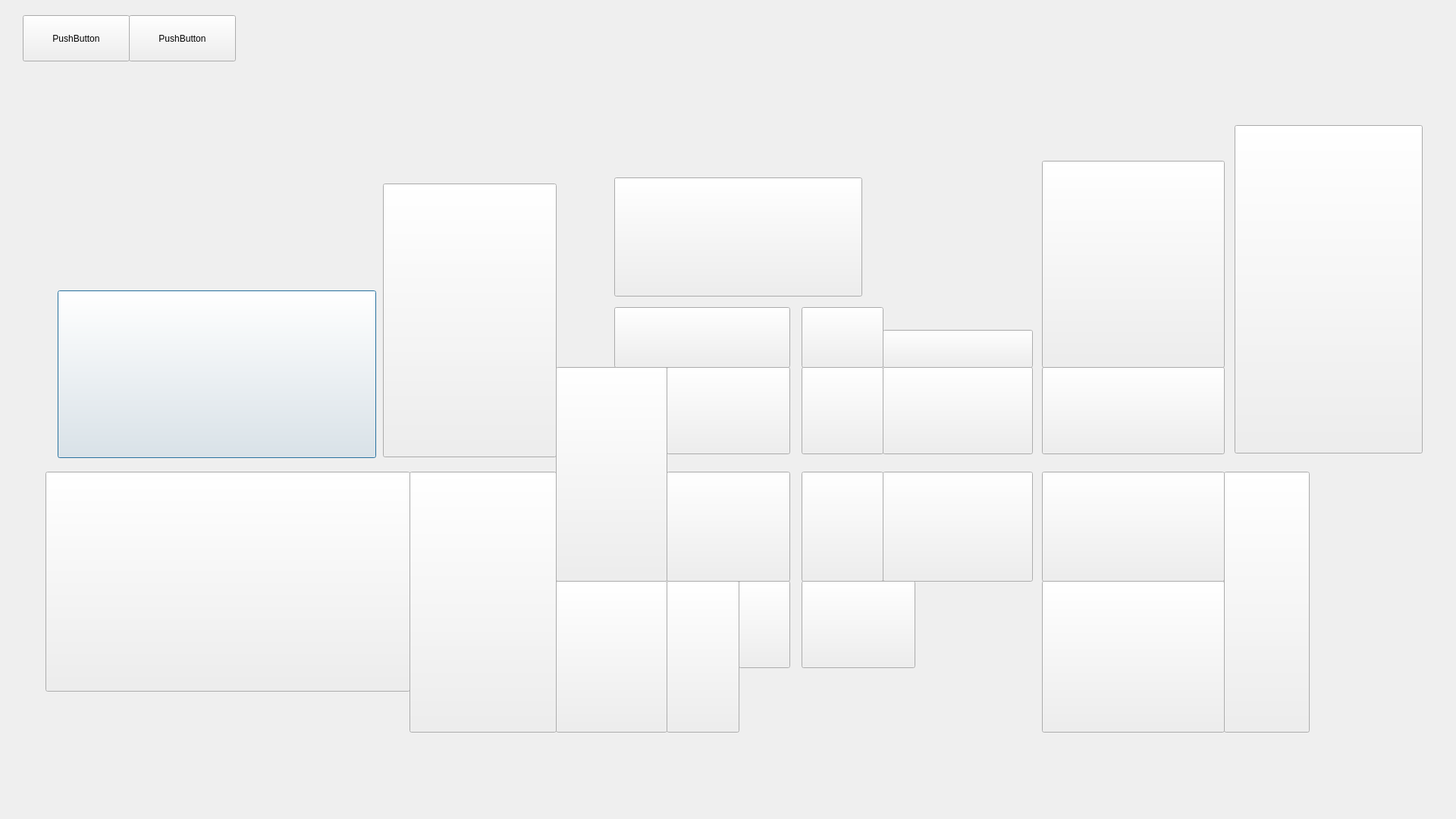
<?xml version="1.0" encoding="UTF-8"?>
<ui version="4.0">
 <class>MapWindow</class>
 <widget class="QDialog" name="MapWindow">
  <property name="geometry">
   <rect>
    <x>0</x>
    <y>0</y>
    <width>1920</width>
    <height>1080</height>
   </rect>
  </property>
  <property name="windowTitle">
   <string>Dialog</string>
  </property>
  <widget class="QPushButton" name="stoneDistrictButton">
   <property name="geometry">
    <rect>
     <x>76</x>
     <y>383</y>
     <width>420</width>
     <height>221</height>
    </rect>
   </property>
   <property name="text">
    <string/>
   </property>
  </widget>
  <widget class="QPushButton" name="northDistrictButton">
   <property name="geometry">
    <rect>
     <x>505</x>
     <y>242</y>
     <width>229</width>
     <height>361</height>
    </rect>
   </property>
   <property name="text">
    <string/>
   </property>
  </widget>
  <widget class="QPushButton" name="lowerWestDistrictButton">
   <property name="geometry">
    <rect>
     <x>60</x>
     <y>622</y>
     <width>481</width>
     <height>290</height>
    </rect>
   </property>
   <property name="text">
    <string/>
   </property>
  </widget>
  <widget class="QPushButton" name="borderDistrictButton">
   <property name="geometry">
    <rect>
     <x>540</x>
     <y>622</y>
     <width>194</width>
     <height>344</height>
    </rect>
   </property>
   <property name="text">
    <string/>
   </property>
  </widget>
  <widget class="QPushButton" name="capitalDistrictButton">
   <property name="geometry">
    <rect>
     <x>733</x>
     <y>484</y>
     <width>147</width>
     <height>283</height>
    </rect>
   </property>
   <property name="text">
    <string/>
   </property>
  </widget>
  <widget class="QPushButton" name="southMarketDistrictButton">
   <property name="geometry">
    <rect>
     <x>733</x>
     <y>766</y>
     <width>147</width>
     <height>200</height>
    </rect>
   </property>
   <property name="text">
    <string/>
   </property>
  </widget>
  <widget class="QPushButton" name="bernardDistrictButton">
   <property name="geometry">
    <rect>
     <x>879</x>
     <y>766</y>
     <width>96</width>
     <height>200</height>
    </rect>
   </property>
   <property name="text">
    <string/>
   </property>
  </widget>
  <widget class="QPushButton" name="capitalMausoleumDistrictButton">
   <property name="geometry">
    <rect>
     <x>974</x>
     <y>766</y>
     <width>68</width>
     <height>115</height>
    </rect>
   </property>
   <property name="text">
    <string/>
   </property>
  </widget>
  <widget class="QPushButton" name="stAbrahamDistrictButton">
   <property name="geometry">
    <rect>
     <x>879</x>
     <y>622</y>
     <width>163</width>
     <height>145</height>
    </rect>
   </property>
   <property name="text">
    <string/>
   </property>
  </widget>
  <widget class="QPushButton" name="churchOfAnneDistrictButton">
   <property name="geometry">
    <rect>
     <x>879</x>
     <y>484</y>
     <width>163</width>
     <height>115</height>
    </rect>
   </property>
   <property name="text">
    <string/>
   </property>
  </widget>
  <widget class="QPushButton" name="flowerSquareDistrictButton">
   <property name="geometry">
    <rect>
     <x>810</x>
     <y>405</y>
     <width>232</width>
     <height>80</height>
    </rect>
   </property>
   <property name="text">
    <string/>
   </property>
  </widget>
  <widget class="QPushButton" name="northMarketDistrictButton">
   <property name="geometry">
    <rect>
     <x>810</x>
     <y>234</y>
     <width>327</width>
     <height>157</height>
    </rect>
   </property>
   <property name="text">
    <string/>
   </property>
  </widget>
  <widget class="QPushButton" name="seaDistrictButton">
   <property name="geometry">
    <rect>
     <x>1057</x>
     <y>405</y>
     <width>108</width>
     <height>80</height>
    </rect>
   </property>
   <property name="text">
    <string/>
   </property>
  </widget>
  <widget class="QPushButton" name="hotelDistrictButton">
   <property name="geometry">
    <rect>
     <x>1057</x>
     <y>484</y>
     <width>108</width>
     <height>115</height>
    </rect>
   </property>
   <property name="text">
    <string/>
   </property>
  </widget>
  <widget class="QPushButton" name="blueDistrictButton">
   <property name="geometry">
    <rect>
     <x>1164</x>
     <y>435</y>
     <width>198</width>
     <height>50</height>
    </rect>
   </property>
   <property name="text">
    <string/>
   </property>
  </widget>
  <widget class="QPushButton" name="baxterTheatreDistrictButton">
   <property name="geometry">
    <rect>
     <x>1164</x>
     <y>484</y>
     <width>198</width>
     <height>115</height>
    </rect>
   </property>
   <property name="text">
    <string/>
   </property>
  </widget>
  <widget class="QPushButton" name="eastADistrictButton">
   <property name="geometry">
    <rect>
     <x>1374</x>
     <y>484</y>
     <width>241</width>
     <height>115</height>
    </rect>
   </property>
   <property name="text">
    <string/>
   </property>
  </widget>
  <widget class="QPushButton" name="eastBDistrictButton">
   <property name="geometry">
    <rect>
     <x>1374</x>
     <y>622</y>
     <width>241</width>
     <height>145</height>
    </rect>
   </property>
   <property name="text">
    <string/>
   </property>
  </widget>
  <widget class="QPushButton" name="centralMarketDistrictButton">
   <property name="geometry">
    <rect>
     <x>1057</x>
     <y>622</y>
     <width>108</width>
     <height>145</height>
    </rect>
   </property>
   <property name="text">
    <string/>
   </property>
  </widget>
  <widget class="QPushButton" name="damenDistrictButton">
   <property name="geometry">
    <rect>
     <x>1164</x>
     <y>622</y>
     <width>198</width>
     <height>145</height>
    </rect>
   </property>
   <property name="text">
    <string/>
   </property>
  </widget>
  <widget class="QPushButton" name="southFisheryDistrictButton">
   <property name="geometry">
    <rect>
     <x>1057</x>
     <y>766</y>
     <width>150</width>
     <height>115</height>
    </rect>
   </property>
   <property name="text">
    <string/>
   </property>
  </widget>
  <widget class="QPushButton" name="fisheryDistrictButton">
   <property name="geometry">
    <rect>
     <x>1374</x>
     <y>766</y>
     <width>241</width>
     <height>200</height>
    </rect>
   </property>
   <property name="text">
    <string/>
   </property>
  </widget>
  <widget class="QPushButton" name="eastFisheryDistrictButton">
   <property name="geometry">
    <rect>
     <x>1614</x>
     <y>622</y>
     <width>113</width>
     <height>344</height>
    </rect>
   </property>
   <property name="text">
    <string/>
   </property>
  </widget>
  <widget class="QPushButton" name="northFisheryDistrictButton">
   <property name="geometry">
    <rect>
     <x>1374</x>
     <y>212</y>
     <width>241</width>
     <height>273</height>
    </rect>
   </property>
   <property name="text">
    <string/>
   </property>
  </widget>
  <widget class="QPushButton" name="steamMinesDistrictButton">
   <property name="geometry">
    <rect>
     <x>1628</x>
     <y>165</y>
     <width>248</width>
     <height>433</height>
    </rect>
   </property>
   <property name="text">
    <string/>
   </property>
  </widget>
  <widget class="QPushButton" name="keyItemButton">
   <property name="geometry">
    <rect>
     <x>30</x>
     <y>20</y>
     <width>141</width>
     <height>61</height>
    </rect>
   </property>
   <property name="text">
    <string>PushButton</string>
   </property>
  </widget>
  <widget class="QPushButton" name="playerPartyButton">
   <property name="geometry">
    <rect>
     <x>170</x>
     <y>20</y>
     <width>141</width>
     <height>61</height>
    </rect>
   </property>
   <property name="text">
    <string>PushButton</string>
   </property>
  </widget>
 </widget>
 <resources/>
 <connections/>
</ui>
